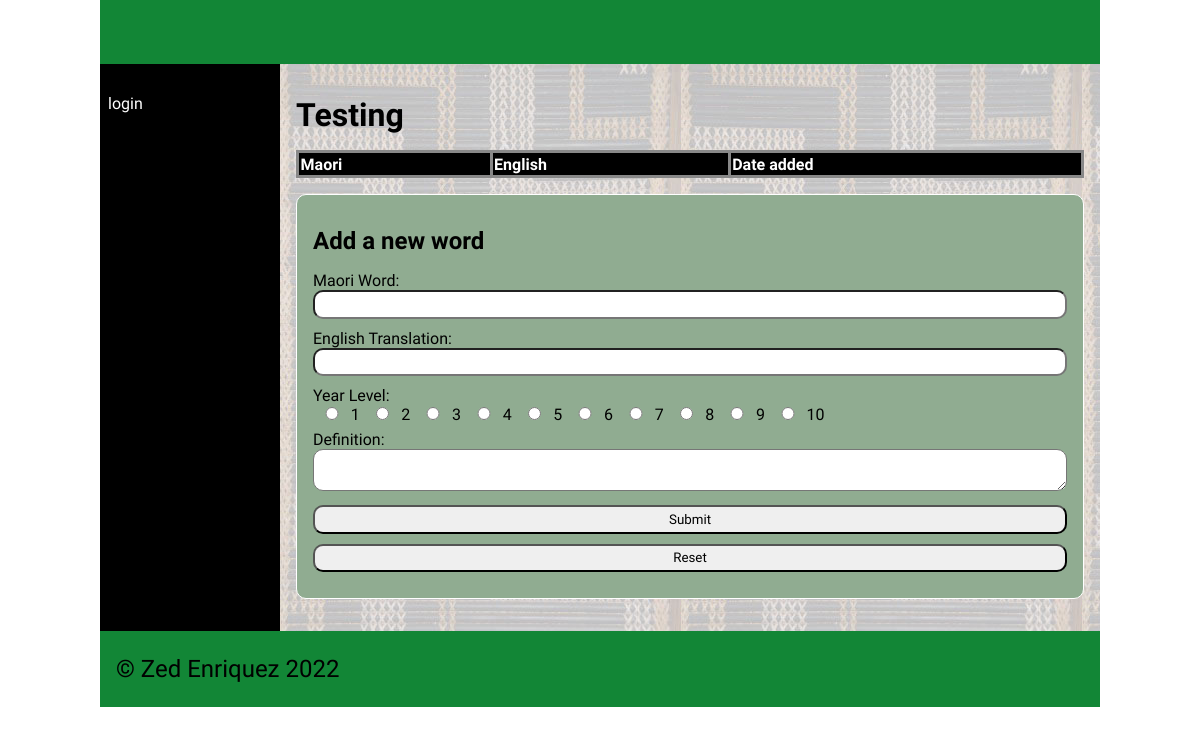
Before: /category/18 with the older database file.
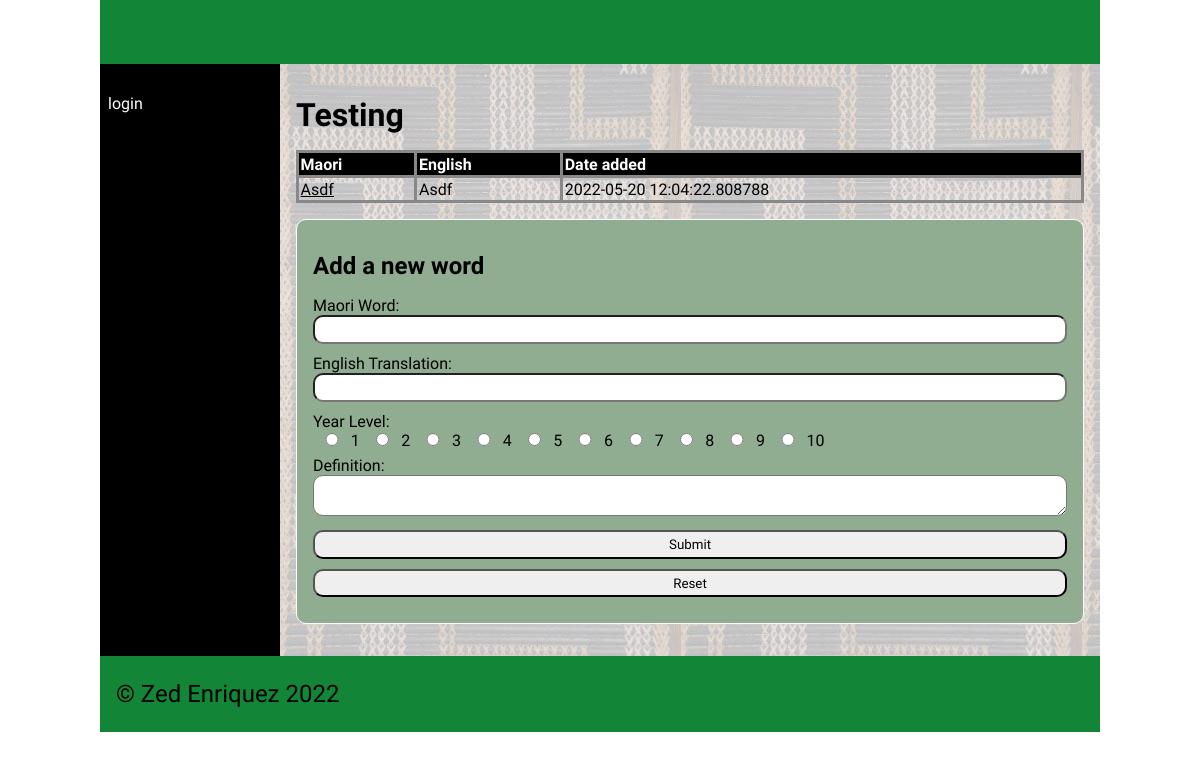
After: the same page with the newer database file.
### tables this page shows
CREATE TABLE "categories"
(
	id integer
		constraint categories_pk
			primary key autoincrement,
	category_name varchar(30)
);

CREATE TABLE "dictionary"
(
    id         integer
        constraint dictionary_pk
            primary key autoincrement,
    Maori      varchar(30),
    English    varchar(30),
    cat_id     integer
        references categories
            on delete cascade,
    Definition varchar(80),
    Level      integer,
    Image      varchar(60),
    Date       datetime,
    User_id    integer
        constraint dictionary_users_id_fk
            references users
);

### app.py (the view, shortened to what this page needs)
@app.route('/category/<cat_id>', methods=["GET", "POST"])
def render_category_page(cat_id):
    return render_template('category.html', contents=dictionary_data(), categories_obtained=categories(),
                           cat_id=int(cat_id), logged_in=is_logged_in(),
                           teacher_perm=is_teacher())

### app.py (called while the page is built)
def create_connection(db_file):
    try:
        connection = sqlite3.connect(db_file)
        connection.execute('pragma foreign_keys=ON')
        return connection
    except Error as e:
        print(e)
    return None

def categories():
    query = "SELECT id, category_name FROM categories"
    con = create_connection(DATABASE)
    cur = con.cursor()
    cur.execute(query)
    category_list = cur.fetchall()
    con.close()
    return category_list

def dictionary_data():
    con = create_connection(DATABASE)
    query = "SELECT id, Maori, English, cat_id, Definition, Level, Image, Date, User_id FROM dictionary "
    cur = con.cursor()
    cur.execute(query,)
    contents = cur.fetchall()
    con.close()
    return contents

def is_logged_in():
    if session.get("email") is None:
        print("not logged in")
        return False
    else:
        print("logged in")
        return True

def is_teacher():
    if session.get("teacher") == 0:
        print("A teacher isn't logged in")
        return False
    else:
        print("A Teacher is logged in")
        return True

### templates/category.html (shortened to what this page needs)
{% extends "base.html" %}
{% block main %}
    {% for category in categories_obtained %}
        {% if category[0] == cat_id %}
            <table>
                <h1>{{ category[1] }}</h1>
                <tr>
                    <th>Maori</th>
                    <th>English</th>
                    <th>Date added</th>
                </tr>
                <tbody>
                    {% for content in contents %}
                        {% if content[3] == cat_id %}
                            <tr>
                                <td><a href="/word/{{ content[0] }}">{{ content[1] }}</a></td>
                                <td>{{ content[2] }}</td>
                                <td>{{ content[7] }}</td>
                            </tr>
                        {% endif %}
                    {% endfor %}
                </tbody>
            </table>
            {% if teacher_perm %}
                <form class="dataForm" method="POST">
                <h2>Add a new word </h2>
                    <div class = "form-group">
                        <div class="form-label">Maori Word:</div>
                        <div class="form-element"><input id="maori" name="maori" type="text" required
                        MAXLENGTH="30"></div>
                    </div>
                    <div class = "form-group">
                        <div class="form-label">English Translation:</div>
                        <div class="form-element"><input id="english" name="english" type="text" required
                        MAXLENGTH="30"></div>
                    </div>
                    <div class="form-element">
                        <div class="form-label">Year Level:</div>
                        {% for i in range(10) %}
                            <input value = "{{ i + 1 }}" name="level" type="radio" required><a>{{ i + 1 }} </a>
                        {% endfor %}
                    </div>
                    <div class = "form-group">
                        <div class="form-label">Definition:</div>
                        <div class="form-element"><textarea id="definition" name="definition" type="text" required></textarea></div>
                    </div>
                    <div class="button-group">
                        <input type="submit" value="Submit">
                        <input type="reset" value="Reset">
                    </div>
                </form>
            {% endif %}
        {% endif %}
    {% endfor %}
{% endblock %}

Changed rows visible on the page:
added dictionary: Maori "Asdf", English "Asdf", Date "2022-05-20 12:04:22.808788"
